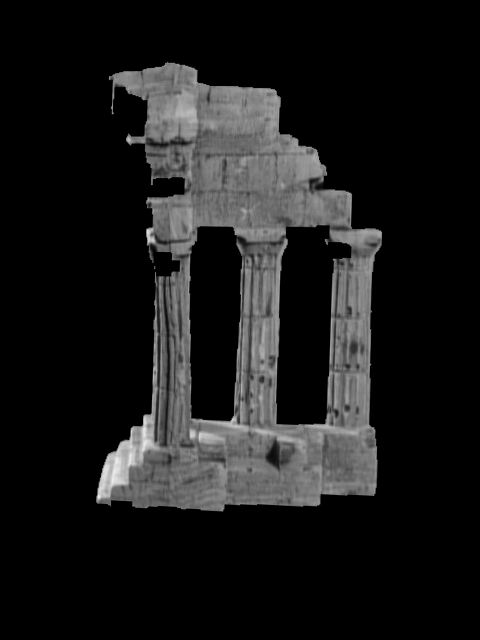
//> input picture test_blockmatchers/img_l_1.png, 480 x 640 px
$ ./stereoSGBM img_l_1.png img_r_2.png   (built with g++ and OpenCV 4, older OpenCV classes emulated)
//> lines starting //> are read from the running program, lines starting //| are printed output that depends on the picture
// g++ -ggdb `pkg-config --cflags opencv` -o `basename stereoSGBM.cpp .cpp` stereoSGBM.cpp `pkg-config --libs opencv`


#include "opencv2/core/core.hpp"
#include "opencv2/calib3d/calib3d.hpp"
#include <opencv2/highgui/highgui.hpp>
#include <opencv2/imgproc/imgproc.hpp>
#include "opencv2/contrib/contrib.hpp"
#include <stdio.h>
#include <string.h>
#include <iostream>
using namespace cv;
using namespace std;

int window_size = 5;//9;
int temp1;
int number_of_disparities = 256;//80;
int temp2;
int pre_filter_size = 5;
int temp3;
int pre_filter_cap = 15;//23;
int temp4;
int min_disparity = 0;//30;
int temp5;
int texture_threshold = 500;
int temp6;
int uniqueness_ratio = 0;
int temp7;
int max_diff = 1;//-1;
float temp8;
int speckle_window_size = 100;//0;
int temp9;
int speckle_range = 32;//0;
int temp10;

int number_of_image_channels = 3;


int numberOfDisparities = 128;
sgbm.preFilterCap = 31;
sgbm.SADWindowSize = 9;
sgbm.P1 = 8*cn*sgbm.SADWindowSize*sgbm.SADWindowSize;
sgbm.P2 = 32*cn*sgbm.SADWindowSize*sgbm.SADWindowSize;
sgbm.minDisparity = 0;
sgbm.numberOfDisparities = numberOfDisparities;
sgbm.uniquenessRatio = 10;
sgbm.speckleWindowSize = 100;
sgbm.speckleRange = 32;
sgbm.disp12MaxDiff = 1;
sgbm.fullDP = 0;


int main(int argc, char* argv[])
{
    Mat img1, img2, g1, g2;
    Mat dispHeath;
    Mat disp, disp8;
    img1 = imread(argv[1]);
//> img1 is the input picture: 640 rows x 480 cols, CV_8UC3; min 0, max 235, mean 26.2
    img2 = imread(argv[2]);
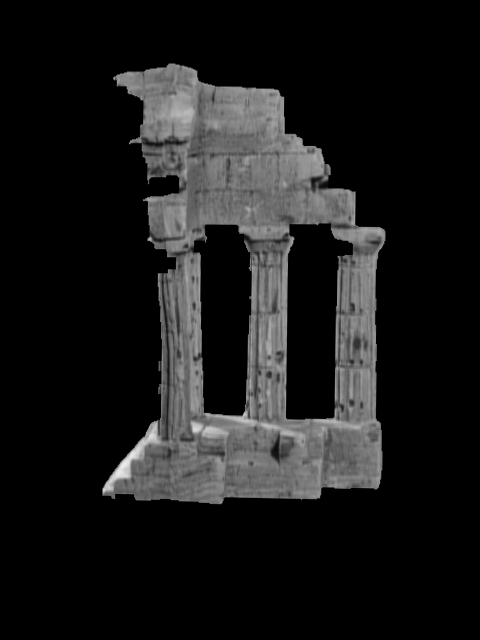
//> input picture test_blockmatchers/img_r_2.png, 480 x 640 px
//> img2 is the input picture: 640 rows x 480 cols, CV_8UC3; min 0, max 237, mean 25.9
    img1.copyTo(g1);
    img2.copyTo(g2);
    //cvtColor(img1, g1, CV_BGR2GRAY);
    //cvtColor(img2, g2, CV_BGR2GRAY);
	int i1;
	int i2;
	int i3;
	int i4;
	int i5;
	int i6;
	int i7;
	int i8;
	int i9;
	int i10;
	namedWindow("disp");
	createTrackbar("WindowSize", "disp", &window_size,255, NULL);
	createTrackbar("no_of_disparities", "disp", &number_of_disparities,255, NULL);
	createTrackbar("min_disparity", "disp", &min_disparity,60, NULL);

	//createTrackbar("filter_size", "disp", &pre_filter_size,255, NULL);
	createTrackbar("filter_cap", "disp", &pre_filter_cap,63, NULL);
	//createTrackbar("texture_thresh", "disp", &texture_threshold,2000, NULL);
	createTrackbar("uniquness", "disp", &uniqueness_ratio,30, NULL);
	createTrackbar("disp12MaxDiff", "disp", &max_diff,100, NULL);
	createTrackbar("Speckle Window size (50-200)", "disp", &speckle_window_size, 200, NULL);
	createTrackbar("Speckle Window range (1-2)", "disp", &speckle_range,10, NULL);


   while(1)
	{
		i1 = window_size;
        StereoSGBM sbm;
		if(i1%2==0 && i1>=7)
		{
			temp1 = i1-1;
			sbm.SADWindowSize = temp1;
		}
		if(i1<7)
		{
			temp1 =	7;
			sbm.SADWindowSize = temp1;
		}
		if(i1%2!=0 && i1>=7)
	        {
			temp1 =	i1;
			sbm.SADWindowSize = temp1;
		}


		i2 = number_of_disparities;
		if(i2%16!=0 && i2>16)
		{
			temp2 = i2 - i2%16;
			sbm.numberOfDisparities = temp2;
		}
		if(i2%16==0 && i2>16)
	    {
			temp2 =	i2;
			sbm.numberOfDisparities = temp2;
		}
		if(i2<=16)
		{
			temp2 =	16;
			sbm.numberOfDisparities = temp2;

		}


		i4 = pre_filter_cap;
		if(i4>0)
		{
			temp4 = i4;
			sbm.preFilterCap = temp4;
		}
		if(i4==0)
		{
			temp4 = 1;
			sbm.preFilterCap = temp4;
		}


		i5 = min_disparity;
		temp5 = -i5;
		sbm.minDisparity = temp5;


		i7 = uniqueness_ratio;
		temp7 = i7;
		sbm.uniquenessRatio = temp7;


		i8 = max_diff;
		temp8 = i8;
		sbm.disp12MaxDiff = temp8;


		i9 = speckle_window_size;
		temp9 = i9;
		sbm.speckleWindowSize = temp9;


		i10 = speckle_range;
		temp10 = i10;
		sbm.speckleRange = temp10;

        sbm.fullDP = true;//false;
		sbm.P1 = 50;//8*number_of_image_channels*temp1*temp1;
        sbm.P2 = 800;//8*32*temp1*temp1;

	    sbm(g1, g2, disp);
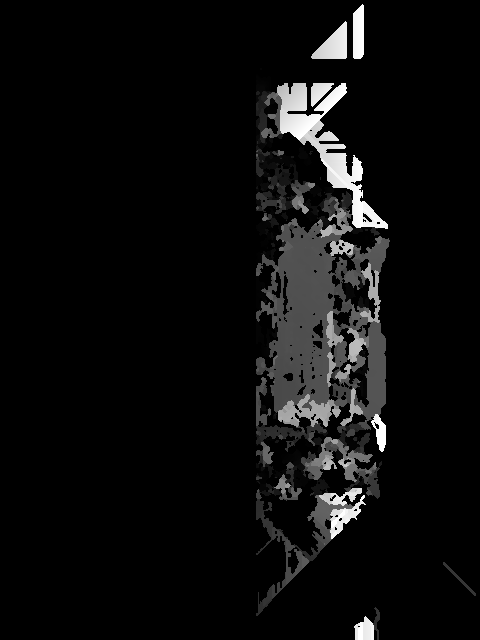
//> disp: 640 rows x 480 cols, CV_16SC1; min -16, max 4080, mean 206.8; drawn with min black and max white
	    normalize(disp, disp8, 0, 255, CV_MINMAX, CV_8U);
	    imshow("left", img1);
	    imshow("right", img2);

	    applyColorMap(disp8, dispHeath, COLORMAP_JET);
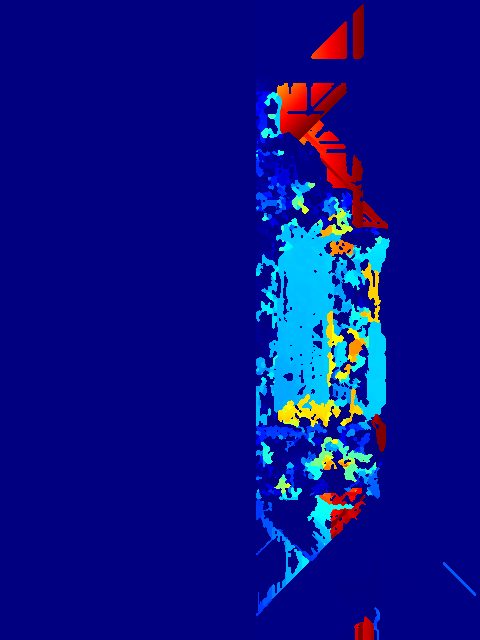
//> dispHeath: 640 rows x 480 cols, CV_8UC3; mean B, G, R 134.4, 15.9, 8.1

	    imshow("disp", dispHeath);

// [21 lines of commented-out code are left out]
		waitKey(5);
	}
    return(0);
}
